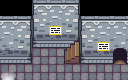

This is a level from a 2D game, rendered from its Tiled map with the project's own tilesets. A one-line summary and the map file follow, with tile-layer data summarised:
An orthogonal 8x5 tile map with 16x16 px tiles, 4 tile layers (Tile Layer 1, Tile Layer 2, Tile Layer 3, Above Player), 4 tilesets and 9 objects (4x event, 4x collision, collision-line).

<map version="1.10" tiledversion="1.11.0" orientation="orthogonal" renderorder="right-down" compressionlevel="0" width="8" height="5" tilewidth="16" tileheight="16" infinite="0" nextlayerid="7" nextobjectid="15">
 <properties>
  <property name="edges" value="clamped" />
  <property name="inside" type="bool" value="true" />
  <property name="map_type" value="dungeon" />
  <property name="scenario" value="xero" />
  <property name="slug" value="scoop2" />
 </properties>
 <tileset firstgid="1" name="core_indoor_floors" tilewidth="16" tileheight="16" tilecount="3864" columns="46">
  <image source="../gfx/tilesets/core_indoor_floors.png" width="736" height="1344" />
 </tileset>
 <tileset firstgid="3865" name="core_set pieces" tilewidth="16" tileheight="16" tilecount="1550" columns="31">
  <image source="../gfx/tilesets/core_set pieces.png" width="496" height="800" />
 </tileset>
 <tileset firstgid="5415" name="core_indoor_stairs" tilewidth="16" tileheight="16" tilecount="2970" columns="45">
  <image source="../gfx/tilesets/core_indoor_stairs.png" width="720" height="1056" />
 </tileset>
 <tileset firstgid="8385" source="../gfx/tilesets/core_set pieces.tsx" />
 <layer id="1" name="Tile Layer 1" width="8" height="5">
  <data>[40 cells, 35 non-empty, 10 distinct tile ids]</data>
 </layer>
 <layer id="2" name="Tile Layer 2" width="8" height="5">
  <data>[40 cells, 8 non-empty, 6 distinct tile ids]</data>
 </layer>
 <layer id="3" name="Tile Layer 3" width="8" height="5">
  <data>[40 cells, 0 non-empty, 0 distinct tile ids]</data>
 </layer>
 <layer id="4" name="Above Player" width="8" height="5">
  <data>[40 cells, 0 non-empty, 0 distinct tile ids]</data>
 </layer>
 <objectgroup color="#ffff00" id="2" name="Events">
  <object id="1" name="Play Music" type="event" x="0" y="0" width="16" height="16">
   <properties>
    <property name="act10" value="play_music music_omnichannel" />
    <property name="cond10" value="not music_playing music_omnichannel" />
   </properties>
  </object>
  <object id="2" name="Teleport to Scoop 1" type="event" x="0" y="64" width="16" height="16">
   <properties>
    <property name="act10" value="transition_teleport player,scoop1.tmx,19,3,0.3" />
    <property name="act20" value="char_face player,down" />
    <property name="cond10" value="is char_at player" />
    <property name="cond20" value="is char_facing player,down" />
   </properties>
  </object>
  <object id="3" name="Teleport to Scoop 3" type="event" x="112" y="48" width="16" height="16">
   <properties>
    <property name="act10" value="transition_teleport player,scoop3.tmx,1,11,0.3" />
    <property name="act20" value="char_face player,up" />
    <property name="cond10" value="is char_at player" />
    <property name="cond20" value="is char_facing player,up" />
   </properties>
  </object>
  <object id="12" name="Teleport to Timber Town" type="event" x="64" y="48" width="16" height="16">
   <properties>
    <property name="act10" value="transition_teleport player,timber_town.tmx,14,23,0.3" />
    <property name="act20" value="char_face player,right" />
    <property name="cond10" value="is char_at player" />
    <property name="cond20" value="is char_facing player,right" />
   </properties>
  </object>
 </objectgroup>
 <objectgroup color="#ff0000" id="3" name="Collisions">
  <object id="4" type="collision" x="0" y="16" width="32" height="48" />
  <object id="5" type="collision" x="32" y="0" width="48" height="48" />
  <object id="6" type="collision" x="80" y="16" width="32" height="48" />
  <object id="7" type="collision" x="112" y="16" width="16" height="32" />
  <object id="13" type="collision-line" x="64" y="64">
   <polyline points="0,0 16,0" />
  </object>
 </objectgroup>
</map>
